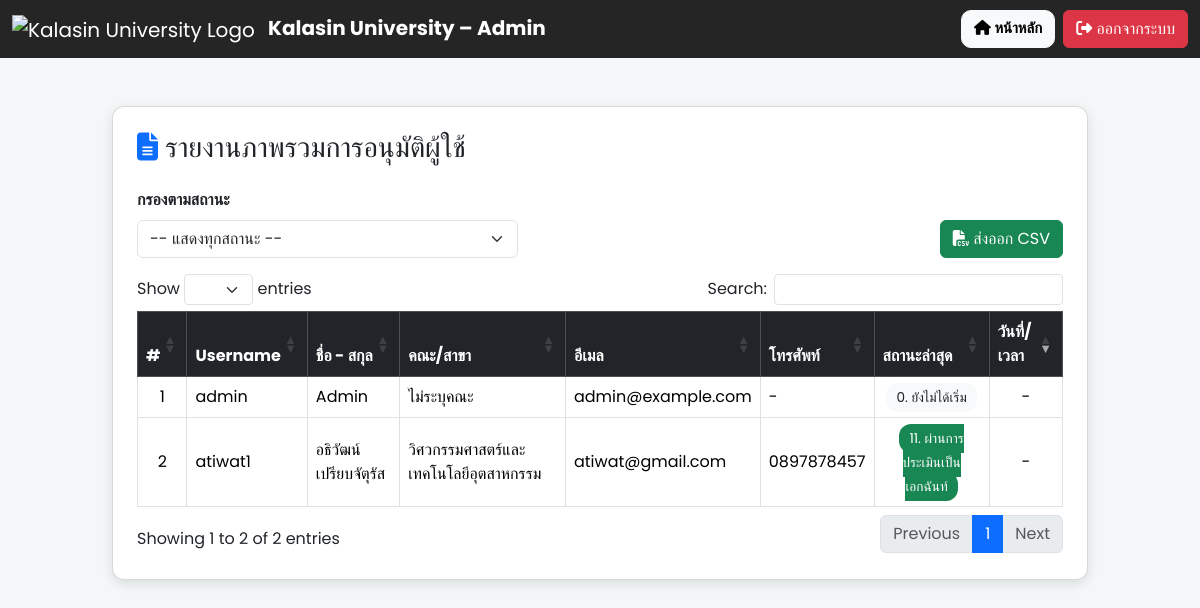
Page /reports on the committed database.
### app.py (models this page shows)
class User(db.Model, UserMixin):
    __tablename__ = "user"
    id        = db.Column(db.Integer, primary_key=True)
    username  = db.Column(db.String(80),  unique=True, nullable=False)
    password  = db.Column(db.String(128), nullable=False)   # เก็บ hash ได้ยาว ๆ
    full_name = db.Column(db.String(150), nullable=False)
    first_name = db.Column(db.String(80))
    last_name  = db.Column(db.String(80))
    faculty    = db.Column(db.String(100), nullable=False)
    email      = db.Column(db.String(120), unique=True, nullable=False)
    role       = db.Column(db.String(20),  default="user")
    phone      = db.Column(db.String(20))   # 🆕 เพิ่มบรรทัดนี้
    position = db.Column(db.String(100), nullable=True)
    requests = db.relationship(
        "AcademicRequest",
        backref="user",
        cascade="all, delete-orphan",
        lazy="dynamic"
    )
    workflow_steps = db.relationship(
        "WorkflowStep",
        backref="user",
        cascade="all, delete-orphan",
        lazy="dynamic"
    )
    contact_messages = db.relationship(
        "ContactMessage",
        back_populates="user",
        cascade="all, delete-orphan", # <-- This is the crucial instruction
        lazy="dynamic"
    )

class WorkflowStep(db.Model):
    __tablename__ = "workflow_step"
    id        = db.Column(db.Integer, primary_key=True)
    user_id   = db.Column(
        db.Integer,
        db.ForeignKey("user.id", ondelete="CASCADE"),
        nullable=False
    )
    order_no  = db.Column(db.Integer)           # 1-13
    title     = db.Column(db.String(150))
    is_done   = db.Column(db.Boolean,  default=False)
    done_at   = db.Column(db.DateTime)
    comment   = db.Column(db.Text)
    is_visible = db.Column(db.Boolean, default=True)
    experts = db.relationship(
        "ExpertVote",
        backref="step",
        cascade="all, delete-orphan",
        lazy="dynamic"
    )

### app.py (the view)
@app.route("/reports")
def reports():
    users = query_user_approvals()        # 🟢 ใช้ฟังก์ชันใหม่
    return render_template(
        "reports.html",
        users=users,
        status_titles=TITLES,
        status_label=status_label,
        status_color=status_color,
    )

### app.py (called while the page is built)
def status_label(idx: int) -> str:
    return TITLES[idx] if 0 <= idx < len(TITLES) else "ยังไม่ได้เริ่ม"

def status_color(idx: int) -> str:
    palette = [
        "bg-secondary text-white",
        "bg-info text-dark",
        "bg-primary text-white",
        "bg-warning text-dark",
        "bg-success text-white",
        "bg-primary text-white",
        "bg-success text-white",
        "bg-info text-dark",
        "bg-success text-white",
        "bg-warning text-dark",
        "bg-success text-white",
        "bg-primary text-white",
        "bg-primary text-white",
    ]
    return palette[idx] if 0 <= idx < len(palette) else "bg-light text-dark"

@app.after_request
def add_no_cache_headers(resp):
    resp.headers['Cache-Control'] = (
        'no-store, no-cache, must-revalidate, max-age=0')
    resp.headers['Pragma'] = 'no-cache'
    resp.headers['Expires'] = '0'
    return resp

### templates/reports.html (shortened to what this page needs)
<!DOCTYPE html>
<html lang="th">
<head>
    <link href="https://cdn.jsdelivr.net/npm/bootstrap@5.3.3/dist/css/bootstrap.min.css" rel="stylesheet">
    <link rel="stylesheet" href="https://cdnjs.cloudflare.com/ajax/libs/font-awesome/6.4.2/css/all.min.css">
    <link rel="stylesheet" href="https://cdn.datatables.net/1.13.6/css/dataTables.bootstrap5.min.css">
</head>
<body>
    <nav class="navbar navbar-expand-lg navbar-dark">
        <div class="container-fluid">
            <a class="navbar-brand" href="{{ url_for('admin_dashboard') }}">
                <img src="https://upload.wikimedia.org/wikipedia/th/thumb/4/4e/Kalasin_University_Seal.svg/1200px-Kalasin_University_Seal.svg.png" alt="Kalasin University Logo" style="height: 46px; margin-right: 8px;">
                <strong>Kalasin University – Admin</strong>
            </a>
            <div class="ms-auto d-flex">
                <a href="{{ url_for('admin_dashboard') }}" class="btn btn-light btn-custom me-2"><i class="fas fa-home"></i> หน้าหลัก</a>
                <a href="{{ url_for('admin_logout') }}" class="btn btn-danger ">
  <i class="fas fa-sign-out-alt"></i> ออกจากระบบ
</a>
            </div>
        </div>
    </nav>
    <div class="container-fluid py-5">
        <div class="row justify-content-center">
            <div class="col-12 col-lg-10">
                <div class="card p-4">
                    <h3 class="mb-4"><i class="fas fa-file-alt text-primary"></i> รายงานภาพรวมการอนุมัติผู้ใช้</h3>
                    <div class="row mb-3 g-2 align-items-end">
                        <div class="col-md-6 col-lg-5">
                            <label class="form-label fw-semibold">กรองตามสถานะ</label>
                            <select id="statusFilter" class="form-select">
                                <option value="">-- แสดงทุกสถานะ --</option>
                            </select>
                        </div>
                        <div class="col-md-6 col-lg-3 ms-auto text-end">
                            <button id="exportCsv" class="btn btn-success mt-3 mt-md-0"><i class="fas fa-file-csv"></i> ส่งออก CSV</button>
                        </div>
                    </div>
                    <div class="table-responsive">
                        <table id="reportTable" class="table table-hover align-middle table-bordered w-100">
                            <thead class="table-dark text-center">
                                <tr>
                                    <th>#</th>
                                    <th>Username</th>
                                    <th>ชื่อ - สกุล</th>
                                    <th>คณะ/สาขา</th>
                                    <th>อีเมล</th>
                                    <th>โทรศัพท์</th>
                                    <th>สถานะล่าสุด</th>
                                    <th>วันที่/เวลา</th>
                                </tr>
                            </thead>
<tbody>
{% for u in users %}
  <tr class="clickable-row"
      data-href="{{ url_for('timeline', user_id=u.id) }}">
      <td class="text-center">{{ loop.index }}</td>
      <td>{{ u.username }}</td>
      <td>{{ u.full_name }}</td>
      <td>{{ u.department }}</td>
      <td>{{ u.email }}</td>
      <td>{{ u.phone }}</td>
      <td class="text-center">
        <span class="status-badge {{ status_color(u.latest_step) }}">
          {{ u.latest_step + 1 }}. {{ status_label(u.latest_step) }}
        </span>
      </td>
      <td class="text-center">
        {{ u.latest_time.strftime('%d/%m/%Y %H:%M') if u.latest_time else '-' }}
      </td>
  </tr>
{% endfor %}
</tbody>
                        </table>
                    </div>
                </div>
            </div>
        </div>
    </div>
</body>
</html>

### templates/reports.html (style rules this page uses)
body { font-family: 'Poppins', sans-serif; background: #f4f7f8; color: #000; }
.navbar { background: rgba(0, 0, 0, 0.85); backdrop-filter: blur(8px); }
.card { background: #fff; border-radius: 12px; border: 1px solid rgba(0,0,0,.15); box-shadow: 0 4px 12px rgba(0,0,0,.1); }
.btn-custom { font-size: 15px; font-weight: 600; border-radius: 10px; }
.status-badge { font-size: 0.85rem; padding: 5px 10px; border-radius: 12px; }

### rows in the picture
User: username "admin", full_name "Admin", email "admin@example.com"
WorkflowStep: username "atiwat1", full_name "อธิวัฒน์ เปรียบจัตุรัส", department "วิศวกรรมศาสตร์และเทคโนโลยีอุตสาหกรรม", email "atiwat@gmail.com", phone "0897878457", u.latest_step+1 "11", title "ผ่านการประเมินเป็นเอกฉันท์", latest_time "-"

### other values in the picture
{{ u.department }} "ไม่ระบุคณะ"
{{ u.phone }} "-"
{{ u.latest_step + 1 }} "0"
{{ status_label(u.latest_step) }} "ยังไม่ได้เริ่ม"
{{ u.latest_time.strftime('%d/%m/%Y %H:%M') if u.latest_time else '-' }} "-"
